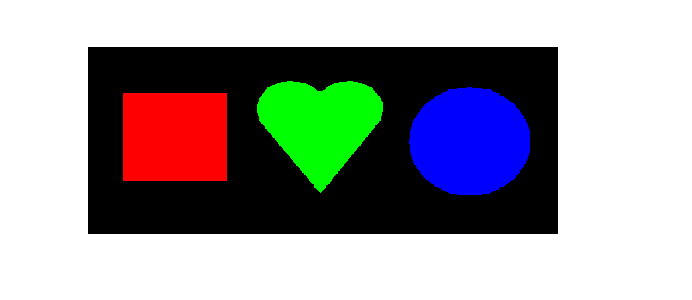
%> input picture lab_bevegelsesmotstand/areal.png, 692 x 300 px
$ octave --eval "result = massesenter('areal.png');"   (GNU Octave 9; MATLAB toolbox functions it lacks are replaced by stand-ins)
%> lines starting %> are read from the running program, lines starting %| are printed output that depends on the picture; in (x1, y1, x2, y2) boxes, pixels count from 0 and x2, y2 are one past the last pixel; in counts of white or black regions, pixels touching at a corner belong together; the program's own positions count from 1
function [x,y] = massesenter(filename)
%> called with filename = 'areal.png'
obj = imread(filename);
%> obj is the input picture: size 300x692x3 uint8; mean R, G, B 158.3, 157.8, 159.7
bobj = im2bw(obj, 0.8);
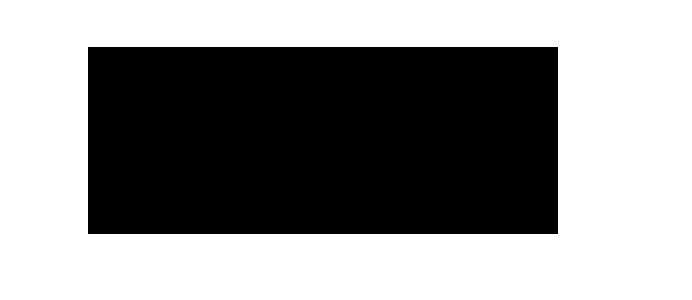
%> bobj: size 300x692 logical; 57.7% white; 1 black region, box (x1, y1, x2, y2) and area: (88, 47, 558, 234) 87890

B = bwlabel(bobj, 4);
c = regionprops(B, 'centroid');
%> c = 1 region; Centroid: [363.4 157.5]
x = c.Centroid(1,1);
%> x = 363.4
y = c.Centroid(1,2);
%> y = 157.5
%> `result = massesenter('areal.png');`: result = 363.4

$ run again, on lab_bevegelsesmotstand/ballongbilde.png
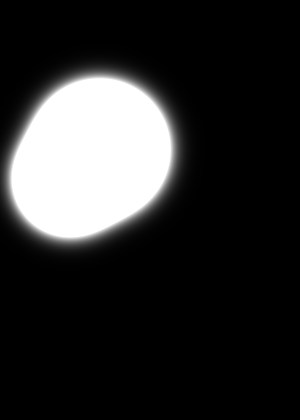
%> input picture lab_bevegelsesmotstand/ballongbilde.png, 300 x 420 px
%> in massesenter, obj is the input picture: size 420x300 uint8; min 0, max 255, mean 45
%> in massesenter, `bobj = im2bw(obj, 0.8);`:
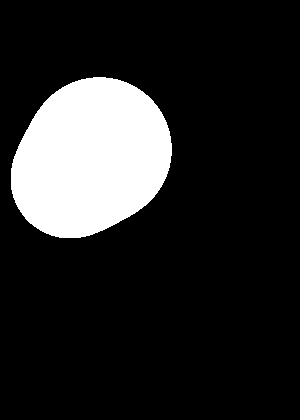
%> bobj: size 420x300 logical; 15.6% white; 1 white region, box (x1, y1, x2, y2) and area: (11, 77, 172, 238) 19663
%> c = 1 region; Centroid: [91.3 158.7]
%> x = 91.27
%> y = 158.7
%> result = 91.27
